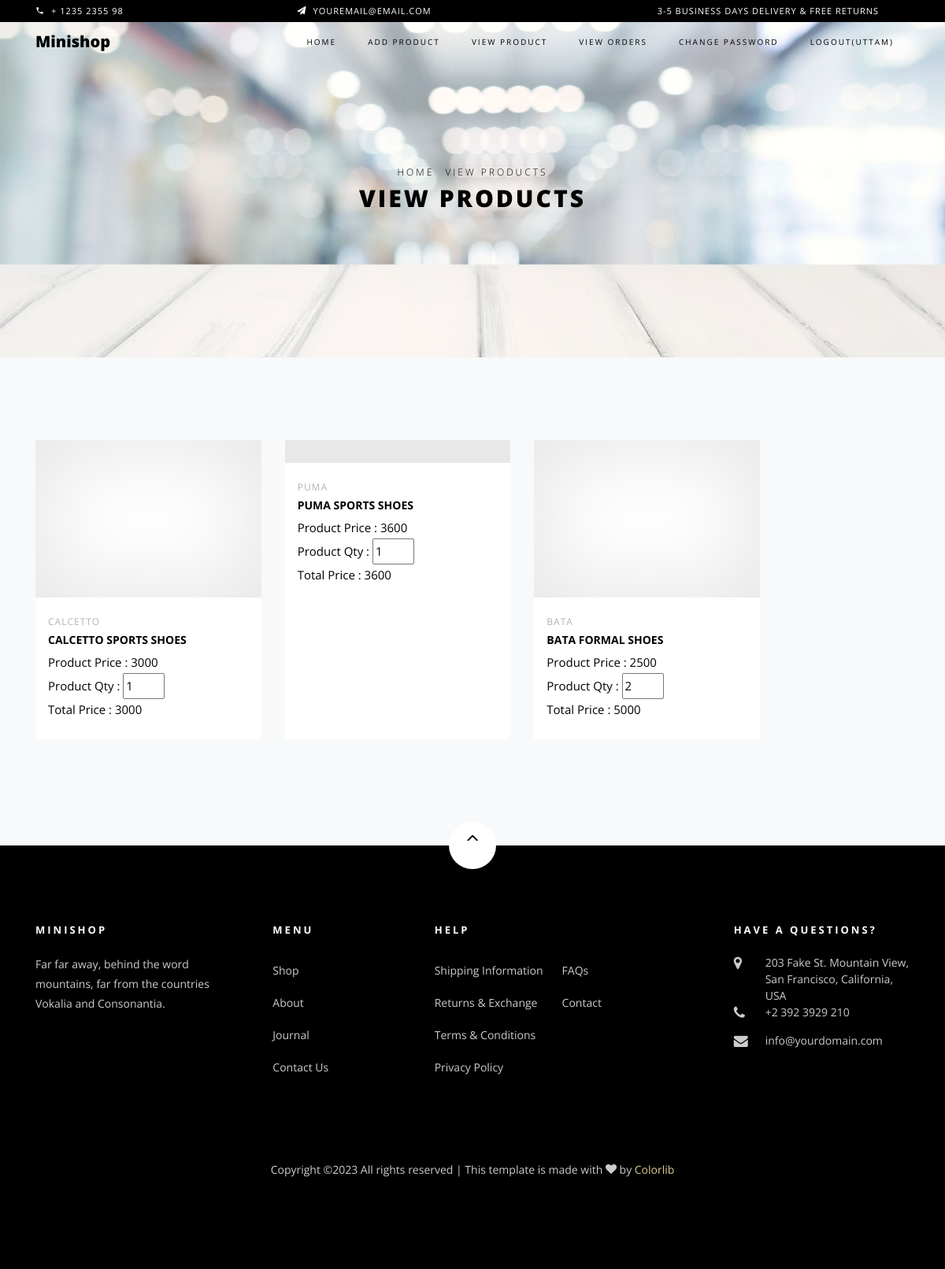
/seller-order/ (signed in), run on the app's committed database.
### myapp/models.py (models this page shows, shortened)
class User(models.Model):
	fname=models.CharField(max_length=100)
	lname=models.CharField(max_length=100)
	email=models.EmailField()
	mobile=models.PositiveIntegerField()
	address=models.TextField()
	password=models.CharField(max_length=100)
	profile_pic=models.ImageField(upload_to="profile_pic/",default="")
	usertype=models.CharField(max_length=100,default="buyer")

class Cart(models.Model):
	user=models.ForeignKey(User,on_delete=models.CASCADE)
	product=models.ForeignKey(Product,on_delete=models.CASCADE)
	product_price=models.PositiveIntegerField()
	product_qty=models.PositiveIntegerField(default=1)
	total_price=models.PositiveIntegerField()
	payment_status=models.BooleanField(default=False)
	def __str__(self):
		return self.user.fname+" - "+self.product.product_name

class Product(models.Model):
	seller=models.ForeignKey(User,on_delete=models.CASCADE)
	category=(
			("Formal","Formal"),
			("Sports","Sports"),
			("Casual","Casual"),
		)
	product_category=models.CharField(max_length=100,choices=category)
	brand=(
		("Puma","Puma"),
		("Reebok","Reebok"),
		("Adidas","Adidas"),
		("Calcetto","Calcetto"),
		("Bata","Bata"),
	)
	product_brand=models.CharField(max_length=100,choices=brand)
	product_name=models.CharField(max_length=100)
	product_price=models.PositiveIntegerField()
	size=(
		("7","7"),
		("8","8"),
		("9","9"),
		("10","10"),
		("11","11"),
	)
	product_size=models.CharField(max_length=100,choices=size)
	product_pic=models.ImageField(upload_to="product_pic/")

### myapp/views.py (the view)
# urls.py: path('seller-order/',views.seller_order,name='seller-order'),
def seller_order(request):
	seller=User.objects.get(email=request.session['email'])
	carts=Cart.objects.filter(payment_status=True)
	orders=[]
	for i in carts:
		if i.product.seller==seller:
			orders.append(i)
	print(orders)
	return render(request,'seller-order.html',{'orders':orders})

### myapp/templates/seller-order.html (shortened to what this page needs)
{% extends 'seller-header.html' %}
{% load static %}
{% block content %}
<!DOCTYPE html>
<html lang="en">
  <head>
  </head>
  <body class="goto-here">
    <div class="hero-wrap hero-bread" style="background-image: url('{% static 'images/bg_6.jpg' %}');">
      <div class="container">
        <div class="row no-gutters slider-text align-items-center justify-content-center">
          <div class="col-md-9 ftco-animate text-center">
          	<p class="breadcrumbs"><span class="mr-2"><a href="{% url 'seller-index' %}">Home</a></span> <span>View Products</span></p>
            <h1 class="mb-0 bread">View Products</h1>
          </div>
        </div>
      </div>
    </div>
    <section class="ftco-section bg-light">
    	<div class="container">
    		<div class="row">
    			<div class="col-md-8 col-lg-10 order-md-last">
    				<div class="row">
			            {% if orders %}
    					{% for i in orders %}
		    			<div class="col-sm-12 col-md-12 col-lg-4 ftco-animate d-flex">
		    				<div class="product d-flex flex-column">
		    					<a href="#" class="img-prod"><img class="img-fluid" src="{{i.product.product_pic.url}}" alt="Colorlib Template" style="width: 500px;height: 200px;">
		    					</a>
		    					<div class="text py-3 pb-4 px-3">
		    						<div class="d-flex">
		    							<div class="cat">
				    						<span>{{i.product.product_brand}}</span>
				    					</div>
			    					</div>
		    						<h3><a href="#">{{i.product.product_name}}</a></h3>
		    						<div class="pricing">
			    						<p class="price"><span>Product Price : {{i.product.product_price}}</span></p>
			    					</div>
			    					<div class="pricing">
			    						<form name="change qty" method="post" action="{% url 'change-qty' %}">
			    							<p class="price">
			    								<span>
			    									Product Qty : <input type="number" name="product_qty" value="{{i.product_qty}}"  min="1" max="10" onchange="this.form.submit();" readonly>
			    								</span>
			    							</p>
			    					</form>
			    					</div>
			    					<div class="pricing">
			    						<p class="price"><span>Total Price : {{i.total_price}}</span></p>
			    					</div>
		    					</div>
		    				</div>
		    			</div>
		    			{% endfor %}
		    			{% else %}
		    				<h1>No Products In Order</h1>
		    			{% endif %}
		    		</div>
		    	</div>
    		</div>
    	</div>
    </section>
  </body>
</html>
{% endblock %}

### myapp/templates/seller-header.html (shortened to what this page needs)
{% load static %}
<!DOCTYPE html>
<html lang="en">
  <head>
    <link rel="stylesheet" href="{% static 'css/open-iconic-bootstrap.min.css' %}">
    <link rel="stylesheet" href="{% static 'css/animate.css' %}">
    <link rel="stylesheet" href="{% static 'css/owl.carousel.min.css' %}">
    <link rel="stylesheet" href="{% static 'css/owl.theme.default.min.css' %}">
    <link rel="stylesheet" href="{% static 'css/magnific-popup.css' %}">
    <link rel="stylesheet" href="{% static 'css/aos.css' %}">
    <link rel="stylesheet" href="{% static 'css/ionicons.min.css' %}">
    <link rel="stylesheet" href="{% static 'css/bootstrap-datepicker.css' %}">
    <link rel="stylesheet" href="{% static 'css/jquery.timepicker.css' %}">
    <link rel="stylesheet" href="{% static 'css/flaticon.css' %}">
    <link rel="stylesheet" href="{% static 'css/icomoon.css' %}">
    <link rel="stylesheet" href="{% static 'css/style.css' %}">
  </head>
  <body class="goto-here">
		<div class="py-1 bg-black">
    	<div class="container">
    		<div class="row no-gutters d-flex align-items-start align-items-center px-md-0">
	    		<div class="col-lg-12 d-block">
		    		<div class="row d-flex">
		    			<div class="col-md pr-4 d-flex topper align-items-center">
					    	<div class="icon mr-2 d-flex justify-content-center align-items-center"><span class="icon-phone2"></span></div>
						    <span class="text">+ 1235 2355 98</span>
					    </div>
					    <div class="col-md pr-4 d-flex topper align-items-center">
					    	<div class="icon mr-2 d-flex justify-content-center align-items-center"><span class="icon-paper-plane"></span></div>
						    <span class="text">youremail@email.com</span>
					    </div>
					    <div class="col-md-5 pr-4 d-flex topper align-items-center text-lg-right">
						    <span class="text">3-5 Business days delivery &amp; Free Returns</span>
					    </div>
				    </div>
			    </div>
		    </div>
		  </div>
    </div>
    <nav class="navbar navbar-expand-lg navbar-dark ftco_navbar bg-dark ftco-navbar-light" id="ftco-navbar">
	    <div class="container">
	      <a class="navbar-brand" href="{% url 'seller-index' %}">Minishop</a>
	      <div class="collapse navbar-collapse" id="ftco-nav">
	        <ul class="navbar-nav ml-auto">
	          <li class="nav-item active"><a href="{% url 'seller-index' %}" class="nav-link">Home</a></li>
	          <li class="nav-item"><a href="{% url 'seller-add-product' %}" class="nav-link">Add Product</a></li>
	          <li class="nav-item"><a href="{% url 'seller-view-product' %}" class="nav-link">View Product</a></li>
	          <li class="nav-item"><a href="{% url 'seller-order' %}" class="nav-link">View Orders</a></li>
            {%  if request.session.email %}
              <li class="nav-item"><a href="{% url 'change-password' %}" class="nav-link">Change Password</a></li>
              <li class="nav-item"><a href="{% url 'logout' %}" class="nav-link">Logout({{request.session.fname}})</a></li>
            {% else %}
              <li class="nav-item"><a href="{% url 'signup' %}" class="nav-link">Sign Up</a></li>
              <li class="nav-item"><a href="{% url 'login' %}" class="nav-link">Login</a></li>
            {% endif %}
	        </ul>
	      </div>
	    </div>
	  </nav>
    {% block content %}
    {% endblock %}
    <footer class="ftco-footer ftco-section">
      <div class="container">
      	<div class="row">
      		<div class="mouse">
						<a href="#" class="mouse-icon">
							<div class="mouse-wheel"><span class="ion-ios-arrow-up"></span></div>
						</a>
					</div>
      	</div>
        <div class="row mb-5">
          <div class="col-md">
            <div class="ftco-footer-widget mb-4">
              <h2 class="ftco-heading-2">Minishop</h2>
              <p>Far far away, behind the word mountains, far from the countries Vokalia and Consonantia.</p>
              <ul class="ftco-footer-social list-unstyled float-md-left float-lft mt-5">
              </ul>
            </div>
          </div>
          <div class="col-md">
            <div class="ftco-footer-widget mb-4 ml-md-5">
              <h2 class="ftco-heading-2">Menu</h2>
              <ul class="list-unstyled">
                <li><a href="#" class="py-2 d-block">Shop</a></li>
                <li><a href="#" class="py-2 d-block">About</a></li>
                <li><a href="#" class="py-2 d-block">Journal</a></li>
                <li><a href="#" class="py-2 d-block">Contact Us</a></li>
              </ul>
            </div>
          </div>
          <div class="col-md-4">
             <div class="ftco-footer-widget mb-4">
              <h2 class="ftco-heading-2">Help</h2>
              <div class="d-flex">
	              <ul class="list-unstyled mr-l-5 pr-l-3 mr-4">
	                <li><a href="#" class="py-2 d-block">Shipping Information</a></li>
	                <li><a href="#" class="py-2 d-block">Returns &amp; Exchange</a></li>
	                <li><a href="#" class="py-2 d-block">Terms &amp; Conditions</a></li>
	                <li><a href="#" class="py-2 d-block">Privacy Policy</a></li>
	              </ul>
	              <ul class="list-unstyled">
	                <li><a href="#" class="py-2 d-block">FAQs</a></li>
	                <li><a href="#" class="py-2 d-block">Contact</a></li>
	              </ul>
	            </div>
            </div>
          </div>
          <div class="col-md">
            <div class="ftco-footer-widget mb-4">
            	<h2 class="ftco-heading-2">Have a Questions?</h2>
            	<div class="block-23 mb-3">
	              <ul>
	                <li><span class="icon icon-map-marker"></span><span class="text">203 Fake St. Mountain View, San Francisco, California, USA</span></li>
	                <li><a href="#"><span class="icon icon-phone"></span><span class="text">+2 392 3929 210</span></a></li>
	                <li><a href="#"><span class="icon icon-envelope"></span><span class="text">info@yourdomain.com</span></a></li>
	              </ul>
	            </div>
            </div>
          </div>
        </div>
        <div class="row">
          <div class="col-md-12 text-center">
            <p>
						  Copyright &copy;<script>document.write(new Date().getFullYear());</script> All rights reserved | This template is made with <i class="icon-heart color-danger" aria-hidden="true"></i> by <a href="https://colorlib.com" target="_blank">Colorlib</a>
						</p>
          </div>
        </div>
      </div>
    </footer>
  </body>
</html>

### myapp/static/css/icomoon.css (style rules this page uses)
[class^="icon-"], [class*=" icon-"] { font-family: 'icomoon' !important; speak: none; font-style: normal; font-weight: normal; font-variant: normal; text-transform: none; line-height: 1; -webkit-font-smoothing: antialiased; -moz-osx-font-smoothing: grayscale; }
.icon-heart:before { content: "\f004"; }
.icon-map-marker:before { content: "\f041"; }
.icon-phone:before { content: "\f095"; }
.icon-envelope:before { content: "\f0e0"; }
.icon-paper-plane:before { content: "\f1d8"; }
.icon-phone2:before { content: "\e0cd"; }

### data on the page
User: session.fname "UTTAM"
Cart: product.product_brand "CALCETTO", product.product_name "CALCETTO SPORTS SHOES", product.product_price "3000", product_qty "1", total_price "3000"
Cart: product.product_brand "PUMA", product.product_name "PUMA SPORTS SHOES", product.product_price "3600", product_qty "1", total_price "3600"
Cart: product.product_brand "BATA", product.product_name "BATA FORMAL SHOES", product.product_price "2500", product_qty "2", total_price "5000"
